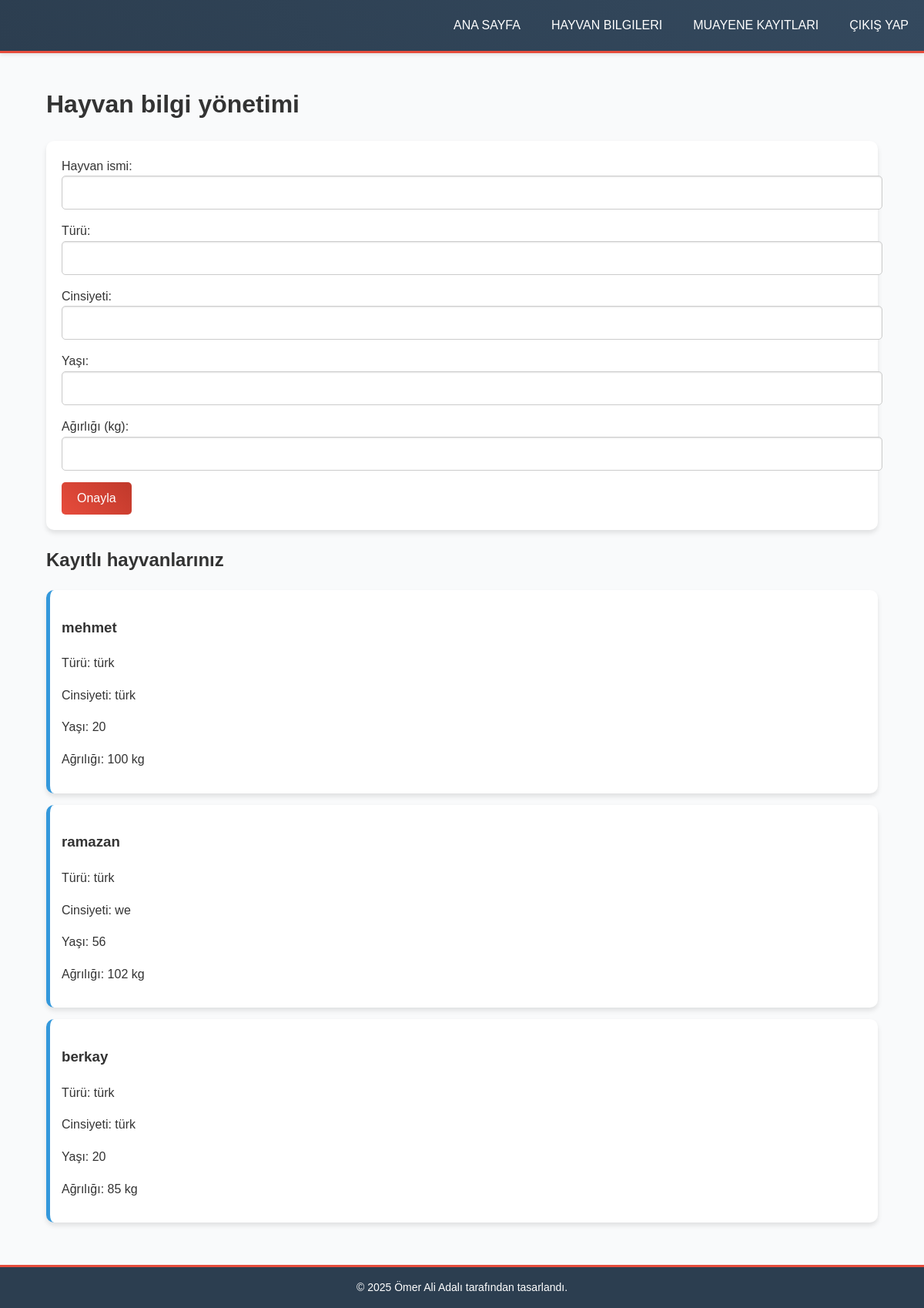
The page /data.php (signed in) on the database its author committed.
### tables this page shows
CREATE TABLE `pets` (
  `pet_id` int(255) NOT NULL,
  `exam_date` varchar(255) NOT NULL,
  `medication` varchar(255) NOT NULL,
  `start_date` varchar(255) NOT NULL,
  `end_date` varchar(255) NOT NULL,
  `user_id` int(11) NOT NULL,
  `pet_name` varchar(255) NOT NULL,
  `id` int(11) NOT NULL,
  `species` varchar(255) NOT NULL,
  `breed` varchar(255) NOT NULL,
  `age` int(11) NOT NULL,
  `weight` int(11) NOT NULL,
  `treatment_status` varchar(255) NOT NULL
);

### data.php (the view, shortened to what this page needs)
<?php
require_once 'config.php';
$stmt = $pdo->prepare("SELECT * FROM pets WHERE user_id = ?");
$stmt->execute([$_SESSION['user_id']]);
$pets = $stmt->fetchAll();
?>
<!DOCTYPE html>
<html lang="en">
<head>
    <link rel="stylesheet" href="styles.css">
</head>
<body>
    <header>
        <nav>
            <ul>
                <li><a href="index.php">Ana Sayfa</a></li>
                <li><a href="data.php">Hayvan Bilgileri</a></li>
                <li><a href="examinations.php">Muayene Kayıtları</a></li>
                <li><a href="login.php?logout=1">Çıkış yap</a></li>
            </ul>
        </nav>
    </header>
    <div class="container">
        <h1>Hayvan bilgi yönetimi</h1>
        <form action="data.php" method="post">
            <label for="pet_name">Hayvan ismi:</label>
            <input type="text" id="pet_name" name="pet_name" required>
            <label for="species">Türü:</label>
            <input type="text" id="species" name="species" required>
            <label for="breed">Cinsiyeti:</label>
            <input type="text" id="breed" name="breed">
            <label for="age">Yaşı:</label>
            <input type="number" id="age" name="age" required>
            <label for="weight">Ağırlığı (kg):</label>
            <input type="number" step="0.1" id="weight" name="weight" required>
            <input type="submit" value="Onayla">
        </form>
        <h2>Kayıtlı hayvanlarınız</h2>
        <?php foreach ($pets as $pet): ?>
            <div class="pet-card">
                <h3><?= htmlspecialchars($pet['pet_name']) ?></h3>
                <p>Türü: <?= htmlspecialchars($pet['species']) ?></p>
                <p>Cinsiyeti: <?= htmlspecialchars($pet['breed']) ?></p>
                <p>Yaşı: <?= htmlspecialchars($pet['age']) ?></p>
                <p>Ağrılığı: <?= htmlspecialchars($pet['weight']) ?> kg</p>
            </div>
        <?php endforeach; ?>
    </div>
	<footer>
        <p>&copy; 2025 Ömer Ali Adalı tarafından tasarlandı.</p>
    </footer>
</body>
</html>

### styles.css (style rules this page uses)
body { font-family: 'Arial', sans-serif; line-height: 1.6; margin: 0; padding: 0; background-color: #f9fafb; color: #333; display: flex; flex-direction: column; min-height: 100vh; }
.container { width: 90%; max-width: 1200px; margin: auto; padding: 20px; flex: 1; }
footer { background-color: #2c3e50; color: #ffffff; text-align: center; padding: 15px 0; border-top: 3px solid #e74c3c; font-size: 14px; margin-top: 20px; }
footer p { margin: 0; }
header { background: linear-gradient(45deg, #2c3e50, #34495e); color: #fff; padding: 20px 0; border-bottom: 3px solid #e74c3c; position: sticky; top: 0; z-index: 10; box-shadow: 0 2px 5px rgba(0, 0, 0, 0.1); }
header ul { list-style: none; padding: 0; margin: 0; display: flex; justify-content: flex-end; align-items: center; }
header li { margin: 0 20px; }
header a { color: #fff; text-decoration: none; text-transform: uppercase; font-size: 16px; transition: color 0.3s ease; }
form { background: #fff; padding: 20px; margin-bottom: 20px; border-radius: 10px; box-shadow: 0 4px 6px rgba(0, 0, 0, 0.1); }
input[type="text"], input[type="password"], input[type="number"], input[type="date"], select { width: 100%; padding: 12px; margin-bottom: 15px; border: 1px solid #ccc; border-radius: 5px; box-shadow: inset 0 1px 2px rgba(0, 0, 0, 0.1); font-size: 16px; transition: border-color 0.3s ease, box-shadow 0.3s ease; }
input[type="submit"], button { background: linear-gradient(45deg, #e74c3c, #c0392b); color: #fff; padding: 12px 20px; border: none; border-radius: 5px; cursor: pointer; font-size: 16px; transition: background-color 0.3s ease, transform 0.2s ease; }
.pet-card, .exam-card { background: #fff; padding: 15px; margin-bottom: 15px; border-radius: 10px; box-shadow: 0 4px 6px rgba(0, 0, 0, 0.1); border-left: 5px solid #3498db; transition: transform 0.2s ease, box-shadow 0.3s ease; }

### rows shown on the page
pets: pet_name "mehmet", species "türk", breed "türk", age "20", weight "100"
pets: pet_name "ramazan", species "türk", breed "we", age "56", weight "102"
pets: pet_name "berkay", species "türk", breed "türk", age "20", weight "85"
